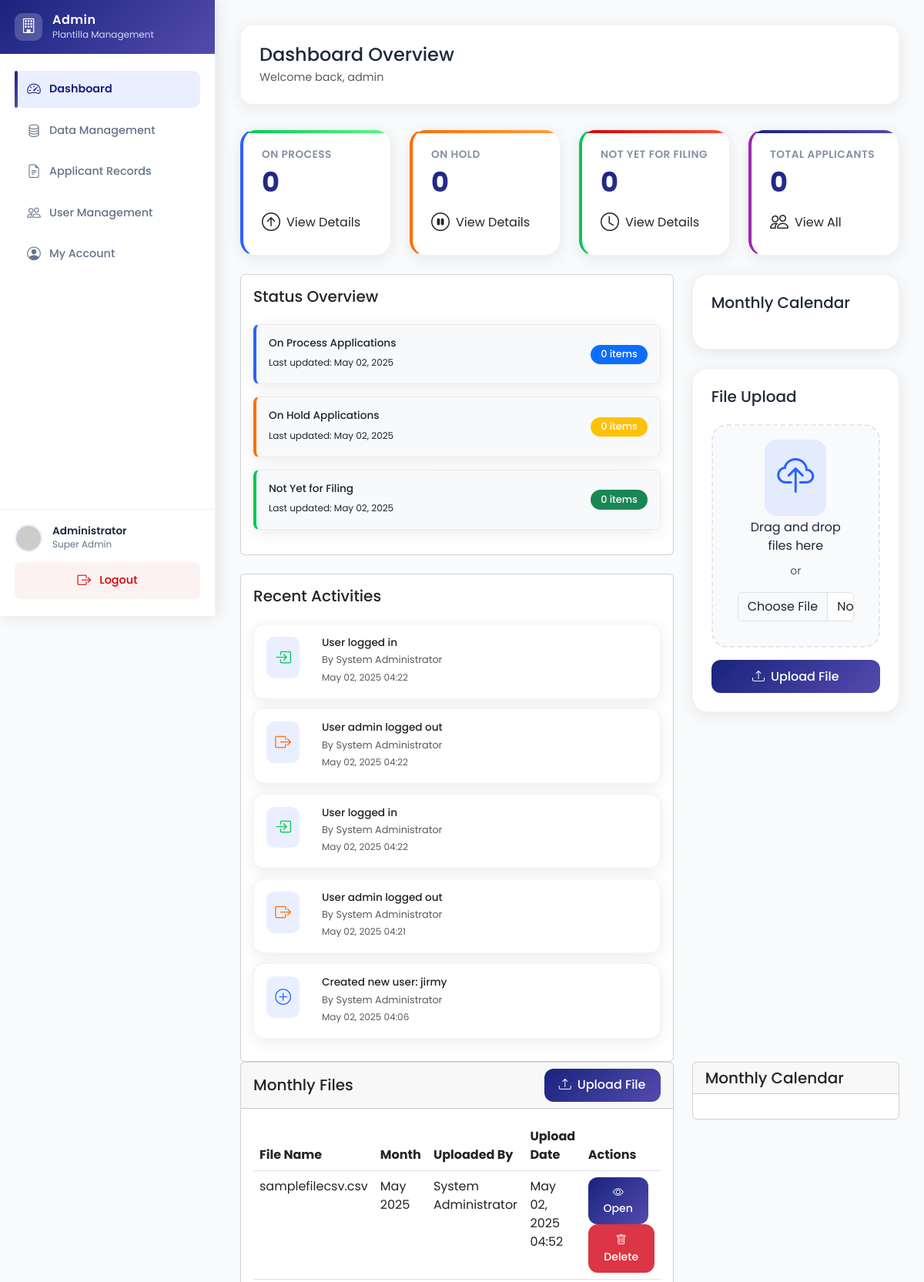
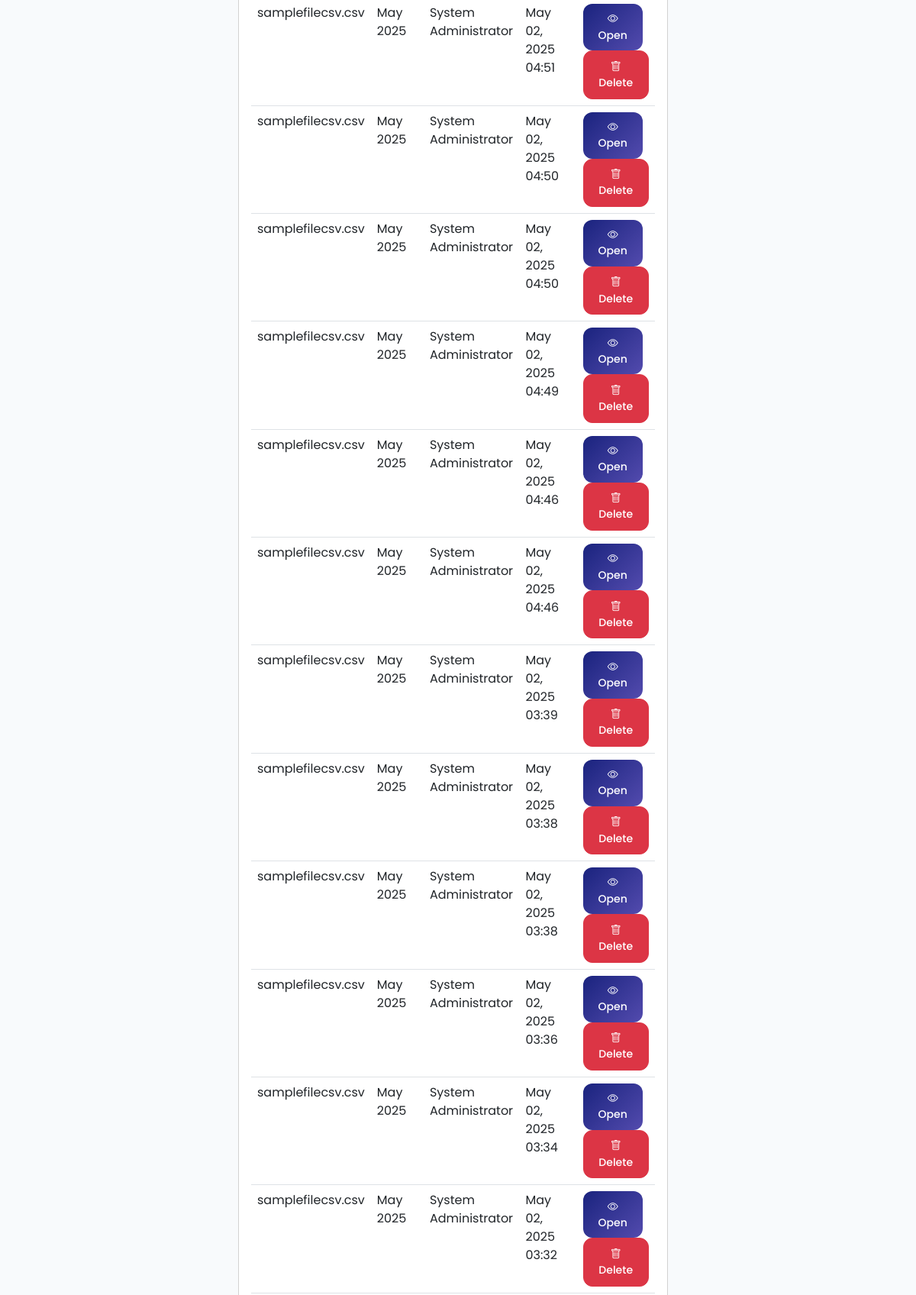
Page /admin/dashboard.php (signed in, upper part) on the committed database (2 pictures, top to bottom).
### tables this page shows
CREATE TABLE `activity_logs` (
  `id` int(11) NOT NULL,
  `user_id` int(11) NOT NULL,
  `activity_type` enum('login','logout','create','update','delete','upload','download') NOT NULL,
  `description` text DEFAULT NULL,
  `ip_address` varchar(45) DEFAULT NULL,
  `created_at` timestamp NOT NULL DEFAULT current_timestamp()
);

CREATE TABLE `users` (
  `id` int(11) NOT NULL,
  `username` varchar(50) NOT NULL,
  `password` varchar(255) NOT NULL,
  `email` varchar(100) NOT NULL,
  `first_name` varchar(50) NOT NULL,
  `last_name` varchar(50) NOT NULL,
  `role` enum('admin','manager','user') NOT NULL DEFAULT 'user',
  `status` enum('active','inactive') NOT NULL DEFAULT 'active',
  `photo` varchar(255) DEFAULT NULL,
  `last_login` datetime DEFAULT NULL,
  `created_at` timestamp NOT NULL DEFAULT current_timestamp(),
  `updated_at` timestamp NOT NULL DEFAULT current_timestamp() ON UPDATE current_timestamp()
);

CREATE TABLE `file_uploads` (
  `id` int(11) NOT NULL,
  `user_id` int(11) NOT NULL,
  `file_name` varchar(255) NOT NULL,
  `file_path` varchar(255) NOT NULL,
  `file_type` enum('csv','xlsx','pdf','image') NOT NULL,
  `file_size` int(11) NOT NULL,
  `status` enum('pending','processed','failed') NOT NULL DEFAULT 'pending',
  `created_at` timestamp NOT NULL DEFAULT current_timestamp()
);

### admin/dashboard.php (the view, shortened to what the rows shown need)
<?php
include '../dbconnection.php';
$stmt = $conn->prepare("
    SELECT
        COUNT(CASE WHEN remarks = 'On Process' THEN 1 END) as on_process,
        COUNT(CASE WHEN remarks = 'On-Hold' THEN 1 END) as on_hold,
        COUNT(CASE WHEN remarks = 'Not Yet for Filling up' THEN 1 END) as not_yet_filing,
        COUNT(*) as total_applicants
    FROM records
");
$stmt->execute();
$stats = $stmt->get_result()->fetch_assoc();
$stmt = $conn->prepare("
    SELECT al.*, u.first_name, u.last_name
    FROM activity_logs al
    JOIN users u ON al.user_id = u.id
    ORDER BY al.created_at DESC
    LIMIT 5
");
$stmt->execute();
$recent_activities = $stmt->get_result()->fetch_all(MYSQLI_ASSOC);
?>
<!DOCTYPE html>
<html lang="en">
<head>
    <link href="https://cdn.jsdelivr.net/npm/bootstrap@5.3.0/dist/css/bootstrap.min.css" rel="stylesheet">
    <link rel="stylesheet" href="https://cdn.jsdelivr.net/npm/bootstrap-icons@1.11.0/font/bootstrap-icons.css">
    <link rel="stylesheet" href="https://cdn.jsdelivr.net/npm/fullcalendar@5.11.0/main.min.css">
    <link rel="stylesheet" href="../assets/css/styles.css">
</head>
<body>
    <div class="main-content">
        <div class="dashboard-header">
            <div class="d-flex justify-content-between align-items-center">
                <div>
                    <h2 class="mb-1">Dashboard Overview</h2>
                </div>
            </div>
        </div>
        <div class="row g-4 mb-4">
            <div class="col-md-3">
                <div class="card dashboard-card card-on-process" onclick="window.location.href='applicant_records.php?remarks=On Process'">
                    <div class="card-body">
                        <h2 class="card-value"><?php echo $stats['on_process']; ?></h2>
                    </div>
                </div>
            </div>
            <div class="col-md-3">
                <div class="card dashboard-card card-on-hold" onclick="window.location.href='applicant_records.php?remarks=On-Hold'">
                    <div class="card-body">
                        <h2 class="card-value"><?php echo $stats['on_hold']; ?></h2>
                    </div>
                </div>
            </div>
            <div class="col-md-3">
                <div class="card dashboard-card card-not-filing" onclick="window.location.href='applicant_records.php?remarks=Not Yet for Filling up'">
                    <div class="card-body">
                        <h2 class="card-value"><?php echo $stats['not_yet_filing']; ?></h2>
                    </div>
                </div>
            </div>
            <div class="col-md-3">
                <div class="card dashboard-card card-total" onclick="window.location.href='applicant_records.php'">
                    <div class="card-body">
                        <h2 class="card-value"><?php echo $stats['total_applicants']; ?></h2>
                    </div>
                </div>
            </div>
        </div>
        <div class="row g-4">
            <div class="col-lg-8">
                <div class="card">
                    <div class="card-body">
                        <?php foreach ($recent_activities as $activity): ?>
                            <div class="activity-item">
                                <div class="d-flex align-items-start">
                                    <i class="bi <?php
                                        echo match($activity['activity_type']) {
                                            'login' => 'bi-box-arrow-in-right',
                                            'logout' => 'bi-box-arrow-right',
                                            'create' => 'bi-plus-circle',
                                            'update' => 'bi-pencil',
                                            'delete' => 'bi-trash',
                                            'upload' => 'bi-upload',
                                            'download' => 'bi-download',
                                            default => 'bi-circle'
                                        };
                                    ?>" style="color: <?php
                                        echo match($activity['activity_type']) {
                                            'login' => '#00C853',
                                            'logout' => '#FF6D00',
                                            'create' => '#2962FF',
                                            'update' => '#FFD600',
                                            'delete' => '#D50000',
                                            'upload' => '#9C27B0',
                                            'download' => '#00BCD4',
                                            default => '#9E9E9E'
                                        };
                                    ?>"></i>
                                    <div class="ms-3">
                                        <h6 class="mb-1"><?php echo htmlspecialchars($activity['description']); ?></h6>
                                        <p class="text-muted mb-0">By <?php echo htmlspecialchars($activity['first_name'] . ' ' . $activity['last_name']); ?></p>
                                        <small class="text-muted"><?php echo date('M d, Y H:i', strtotime($activity['created_at'])); ?></small>
                                    </div>
                                </div>
                            </div>
                        <?php endforeach; ?>
                    </div>
                </div>
            </div>
        </div>
        <div class="row g-4 mb-4">
            <div class="col-md-8">
                <div class="card">
                    <div class="card-body">
                        <div class="table-responsive">
                            <table class="table table-hover" id="filesTable">
                                <thead>
                                    <tr>
                                        <th>File Name</th>
                                        <th>Month</th>
                                        <th>Uploaded By</th>
                                        <th>Upload Date</th>
                                        <th>Actions</th>
                                    </tr>
                                </thead>
                                <tbody>
                                    <?php
                                    $stmt = $conn->prepare("
                                        SELECT f.*, u.first_name, u.last_name
                                        FROM file_uploads f
                                        JOIN users u ON f.user_id = u.id
                                        ORDER BY f.created_at DESC
                                    ");
                                    $stmt->execute();
                                    $files = $stmt->get_result()->fetch_all(MYSQLI_ASSOC);
                                    foreach ($files as $file) {
                                        $month = date('F Y', strtotime($file['created_at']));
                                        echo "<tr>";
                                        echo "<td>" . htmlspecialchars($file['file_name']) . "</td>";
                                        echo "<td>" . $month . "</td>";
                                        echo "<td>" . htmlspecialchars($file['first_name'] . ' ' . $file['last_name']) . "</td>";
                                        echo "<td>" . date('M d, Y H:i', strtotime($file['created_at'])) . "</td>";
                                        echo "<td>
                                            <a href='data_management.php?file=" . urlencode($file['file_path']) . "&month=" . date('Y-m', strtotime($file['created_at'])) . "' class='btn btn-sm btn-primary me-2'>
                                                <i class='bi bi-eye'></i> Open
                                            </a>
                                            <button class='btn btn-sm btn-danger delete-file' data-id='" . $file['id'] . "' data-name='" . htmlspecialchars($file['file_name']) . "'>
                                                <i class='bi bi-trash'></i> Delete
                                            </button>
                                        </td>";
                                        echo "</tr>";
                                    }
                                    ?>
                                </tbody>
                            </table>
                        </div>
                    </div>
                </div>
            </div>
        </div>
    </div>
</body>
</html>

### rows in the picture
activity_logs: description "User logged in", user.last_name "System Administrator", created_at "May 02, 2025 04:22"
activity_logs: description "User admin logged out", user.last_name "System Administrator", created_at "May 02, 2025 04:22"
activity_logs: description "User logged in", user.last_name "System Administrator", created_at "May 02, 2025 04:22"
activity_logs: description "User admin logged out", user.last_name "System Administrator", created_at "May 02, 2025 04:21"
activity_logs: description "Created new user: jirmy", user.last_name "System Administrator", created_at "May 02, 2025 04:06"
file_uploads: file_name "samplefilecsv.csv", created_at "May 2025", user.last_name "System Administrator", created_at "May 02, 2025 04:52"
file_uploads: file_name "samplefilecsv.csv", created_at "May 2025", user.last_name "System Administrator", created_at "May 02, 2025 04:51"
file_uploads: file_name "samplefilecsv.csv", created_at "May 2025", user.last_name "System Administrator", created_at "May 02, 2025 04:50"
file_uploads: file_name "samplefilecsv.csv", created_at "May 2025", user.last_name "System Administrator", created_at "May 02, 2025 04:50"
file_uploads: file_name "samplefilecsv.csv", created_at "May 2025", user.last_name "System Administrator", created_at "May 02, 2025 04:49"
file_uploads: file_name "samplefilecsv.csv", created_at "May 2025", user.last_name "System Administrator", created_at "May 02, 2025 04:46"
file_uploads: file_name "samplefilecsv.csv", created_at "May 2025", user.last_name "System Administrator", created_at "May 02, 2025 04:46"
file_uploads: file_name "samplefilecsv.csv", created_at "May 2025", user.last_name "System Administrator", created_at "May 02, 2025 03:39"
file_uploads: file_name "samplefilecsv.csv", created_at "May 2025", user.last_name "System Administrator", created_at "May 02, 2025 03:38"
file_uploads: file_name "samplefilecsv.csv", created_at "May 2025", user.last_name "System Administrator", created_at "May 02, 2025 03:38"
file_uploads: file_name "samplefilecsv.csv", created_at "May 2025", user.last_name "System Administrator", created_at "May 02, 2025 03:36"
file_uploads: file_name "samplefilecsv.csv", created_at "May 2025", user.last_name "System Administrator", created_at "May 02, 2025 03:34"
file_uploads: file_name "samplefilecsv.csv", created_at "May 2025", user.last_name "System Administrator", created_at "May 02, 2025 03:32"

### other values in the picture
$_SESSION['username'] "admin"
$stats['on_process'] "0"
$stats['on_hold'] "0"
$stats['not_yet_filing'] "0"
$stats['total_applicants'] "0"
